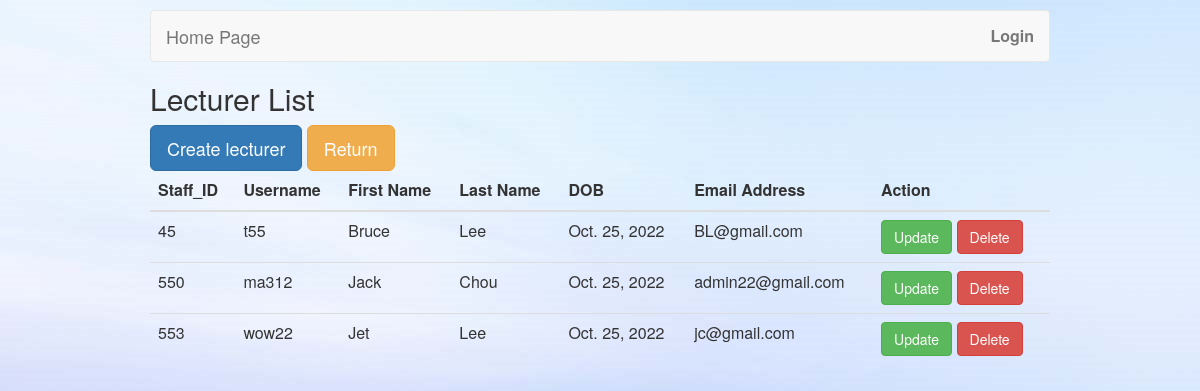
/lecturer/list/, run on the app's committed database.
### Scenario/models.py (models this page shows, shortened)
class Lecturer(models.Model):
    staff_id = models.IntegerField(null=True, blank=True)
    DOB = models.DateField(null=True, blank=True)
    user = models.OneToOneField(User, on_delete=models.CASCADE)

### Scenario/views.py (the view)
# urls.py: path("lecturer/list/", ListLecturer, name="lecturer_list"),
def ListLecturer(request):
    lecturer_list = Lecturer.objects.all()
    return render(request, "lecturer_list.html", context={"lecturers": lecturer_list})

### templates/lecturer_list.html (shortened to what this page needs)
{% extends 'base.html' %}
{% block content %}
    <h2>Lecturer List</h2>
    <a class="btn btn-primary btn-lg" href="{% url 'lecturer_create' %}" role="button">Create lecturer</a>
    <a class="btn btn-warning btn-lg" href="{% url 'admin_home' %}" role="button">Return</a>
    <div class="card-body table-responsive p-0">
        <table class="table table-hover text-nowrap">
            <thead>
            <tr>
                <th>Staff_ID</th>
                <th>Username</th>
                <th>First Name</th>
                <th>Last Name</th>
                <th>DOB</th>
                <th>Email Address</th>
                <th>Action</th>
            </tr>
            </thead>
            <tbody>
            {% for lecturer in lecturers %}
                <tr>
                    <td>{{ lecturer.staff_id }}</td>
                    <td>{{ lecturer.user.username }}</td>
                    <td>{{ lecturer.user.first_name }}</td>
                    <td>{{ lecturer.user.last_name }}</td>
                    <td>{{ lecturer.DOB }}</td>
                    <td>{{ lecturer.user.email }}</td>
                    <td>
                        <a class="btn btn-success" href="{% url 'lecturer_update' lecturer.id %}" role="button">Update
                        </a>
                        <a class="btn btn-danger" href="{% url 'lecturer_delete' pk=lecturer.id %}" role="button">Delete
                        </a>
                    </td>
                </tr>
            {% endfor %}
            </tbody>
        </table>
    </div>
{% endblock %}

### static/CSS/base.css (style rules this page uses)
body { margin: 0 auto; padding:10px 150px 0 150px; background-image:url('CachedImage_1920_1080_POS4.jpg'); font-size: 16px; line-height: 1.5em; }

### data on the page
Lecturer: staff_id "45", user.username "t55", user.first_name "Bruce", user.last_name "Lee", DOB "Oct. 25, 2022", user.email "BL@gmail.com"
Lecturer: staff_id "550", user.username "ma312", user.first_name "Jack", user.last_name "Chou", DOB "Oct. 25, 2022", user.email "admin22@gmail.com"
Lecturer: staff_id "553", user.username "wow22", user.first_name "Jet", user.last_name "Lee", DOB "Oct. 25, 2022", user.email "jc@gmail.com"
